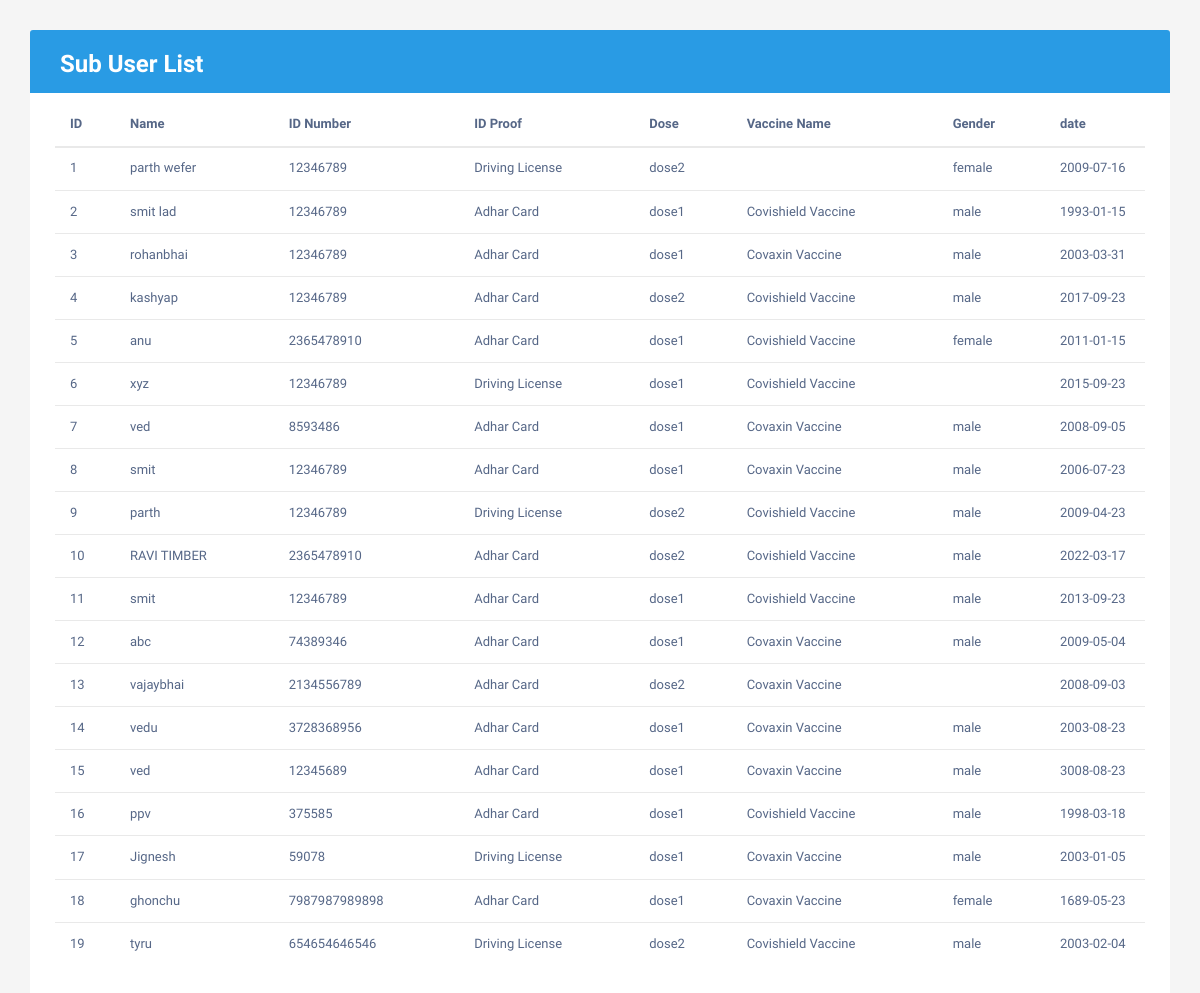
The page /Adminlogin/subuserlisting.php on the database its author committed.
### tables this page shows
CREATE TABLE `sub_user` (
  `User_ID` varchar(255) NOT NULL,
  `SubUser_ID` int(11) NOT NULL,
  `Status` char(255) NOT NULL,
  `Dose` varchar(255) NOT NULL,
  `Name` varchar(30) NOT NULL,
  `Gender` varchar(255) NOT NULL,
  `ID_Proof` varchar(255) NOT NULL,
  `Vaccine_Name` varchar(255) NOT NULL,
  `ID_Number` varchar(255) NOT NULL,
  `date` varchar(255) NOT NULL
);

### Adminlogin/subuserlisting.php (the view, shortened to what this page needs)
<!DOCTYPE html>
<?php
include ("connect.php");
 $query = "SELECT * FROM `sub_user`";
  $res= $con->query($query);
?>
<html>
<head>
<link rel="stylesheet" href="https://maxcdn.bootstrapcdn.com/font-awesome/4.7.0/css/font-awesome.min.css">
<link rel="stylesheet" href="https://maxcdn.bootstrapcdn.com/bootstrap/3.3.7/css/bootstrap.min.css">
</head>
<body>
<div class="container">
    <div class="table-responsive">
        <div class="table-wrapper">
            <div class="table-title">
                <div class="row">
                    <div class="col-xs-5">
                        <h2> <b>Sub User List</b></h2>
                    </div>
                </div>
            </div>
            <table class="table table-striped table-hover">
                <thead>
                    <tr>
                        <th>ID</th>
                        <th>Name</th>
                        <th>ID Number</th>
						<th>ID Proof</th>
                        <th>Dose</th>
						<th>Vaccine Name</th>
                        <th>Gender</th>
						<th>date</th>
                    </tr>
                </thead>
                <body>
  <?php
 $i = 1;
            while ($row=$res->fetch_object())
  {
    ?>
                    <tr>
                        <tr>
                        <td><?php echo $i++ ?></td>
                        <td>  <?php echo $row->Name;?>  </td>
                        <td><?php echo $row->ID_Number;?></td>
                        <td><?php
           if($row->ID_Proof==1)
           {
            echo "Adhar Card";
           }
           if($row->ID_Proof==2)
           {
            echo "Driving License";
           }
          ?></td>
		  <td><?php echo $row->Dose;?></td>
           <td> <?php
           if($row->Vaccine_Name==1)
           {
            echo "Covishield Vaccine";
           }
           if($row->Vaccine_Name==2)
           {
            echo "Covaxin Vaccine";
           }
           ?></td>
              <td><?php echo $row->Gender;?></td>
              <td><?php echo $row->date;?></td>
                    </tr>
               <?php } ?>
            </table>
        </div>
    </div>
</div>
</body>
</html>

### Adminlogin/subuserlisting.php (style rules this page uses)
body { color: #566787; background: #f5f5f5; font-family: 'Varela Round', sans-serif; font-size: 13px; }
.table-responsive { margin: 30px 0; }
.table-wrapper { min-width: 1000px; background: #fff; padding: 20px 25px; border-radius: 3px; box-shadow: 0 1px 1px rgba(0,0,0,.05); }
.table-title { padding-bottom: 15px; background: #299be4; color: #fff; padding: 16px 30px; margin: -20px -25px 10px; border-radius: 3px 3px 0 0; }
.table-title h2 { margin: 5px 0 0; font-size: 24px; }
table.table tr th, table.table tr td { border-color: #e9e9e9; padding: 12px 15px; vertical-align: middle; }
table.table tr th:first-child { width: 60px; }
table.table tr th:last-child { width: 100px; }
table.table-striped tbody tr:nth-of-type(odd) { background-color: #fcfcfc; }

### rows shown on the page
sub_user: Name "parth wefer", ID_Number "12346789", ID_Proof "Driving License", Dose "dose2", Gender "female", date "2009-07-16"
sub_user: Name "smit lad", ID_Number "12346789", ID_Proof "Adhar Card", Dose "dose1", Vaccine_Name "Covishield Vaccine", Gender "male", date "1993-01-15"
sub_user: Name "rohanbhai", ID_Number "12346789", ID_Proof "Adhar Card", Dose "dose1", Vaccine_Name "Covaxin Vaccine", Gender "male", date "2003-03-31"
sub_user: Name "kashyap", ID_Number "12346789", ID_Proof "Adhar Card", Dose "dose2", Vaccine_Name "Covishield Vaccine", Gender "male", date "2017-09-23"
sub_user: Name "anu", ID_Number "2365478910", ID_Proof "Adhar Card", Dose "dose1", Vaccine_Name "Covishield Vaccine", Gender "female", date "2011-01-15"
sub_user: Name "xyz", ID_Number "12346789", ID_Proof "Driving License", Dose "dose1", Vaccine_Name "Covishield Vaccine", date "2015-09-23"
sub_user: Name "ved", ID_Number "8593486", ID_Proof "Adhar Card", Dose "dose1", Vaccine_Name "Covaxin Vaccine", Gender "male", date "2008-09-05"
sub_user: Name "smit", ID_Number "12346789", ID_Proof "Adhar Card", Dose "dose1", Vaccine_Name "Covaxin Vaccine", Gender "male", date "2006-07-23"
sub_user: Name "parth", ID_Number "12346789", ID_Proof "Driving License", Dose "dose2", Vaccine_Name "Covishield Vaccine", Gender "male", date "2009-04-23"
sub_user: Name "RAVI TIMBER", ID_Number "2365478910", ID_Proof "Adhar Card", Dose "dose2", Vaccine_Name "Covishield Vaccine", Gender "male", date "2022-03-17"
sub_user: Name "smit", ID_Number "12346789", ID_Proof "Adhar Card", Dose "dose1", Vaccine_Name "Covishield Vaccine", Gender "male", date "2013-09-23"
sub_user: Name "abc", ID_Number "74389346", ID_Proof "Adhar Card", Dose "dose1", Vaccine_Name "Covaxin Vaccine", Gender "male", date "2009-05-04"
sub_user: Name "vajaybhai", ID_Number "2134556789", ID_Proof "Adhar Card", Dose "dose2", Vaccine_Name "Covaxin Vaccine", date "2008-09-03"
sub_user: Name "vedu", ID_Number "3728368956", ID_Proof "Adhar Card", Dose "dose1", Vaccine_Name "Covaxin Vaccine", Gender "male", date "2003-08-23"
sub_user: Name "ved", ID_Number "12345689", ID_Proof "Adhar Card", Dose "dose1", Vaccine_Name "Covaxin Vaccine", Gender "male", date "3008-08-23"
sub_user: Name "ppv", ID_Number "375585", ID_Proof "Adhar Card", Dose "dose1", Vaccine_Name "Covishield Vaccine", Gender "male", date "1998-03-18"
sub_user: Name "Jignesh", ID_Number "59078", ID_Proof "Driving License", Dose "dose1", Vaccine_Name "Covaxin Vaccine", Gender "male", date "2003-01-05"
sub_user: Name "ghonchu", ID_Number "7987987989898", ID_Proof "Adhar Card", Dose "dose1", Vaccine_Name "Covaxin Vaccine", Gender "female", date "1689-05-23"
sub_user: Name "tyru", ID_Number "654654646546", ID_Proof "Driving License", Dose "dose2", Vaccine_Name "Covishield Vaccine", Gender "male", date "2003-02-04"
